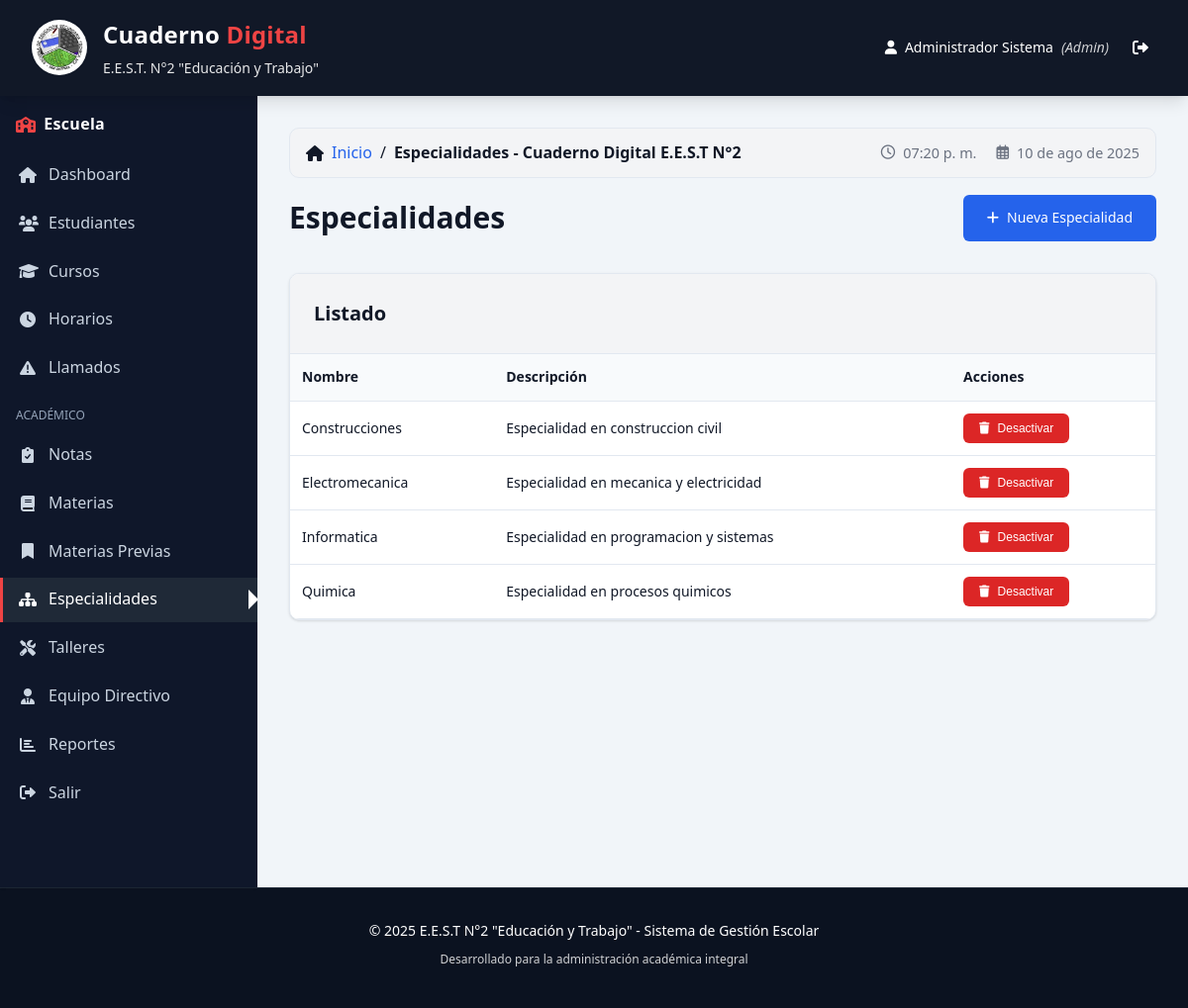
The app's page /especialidades.php (signed in), older data.
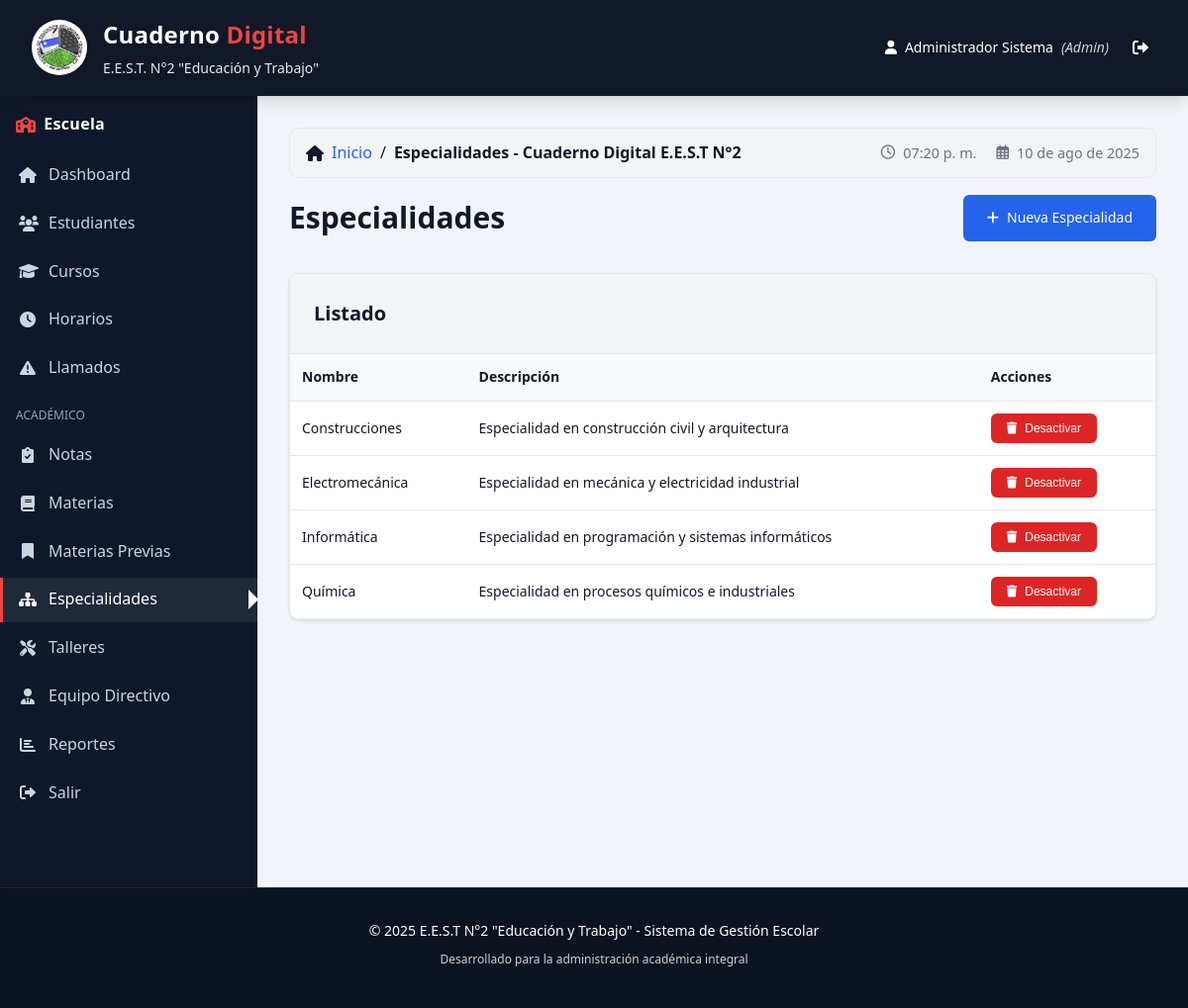
The same page, newer data.
### tables this page shows
CREATE TABLE IF NOT EXISTS especialidades (
    id INT AUTO_INCREMENT PRIMARY KEY,
    nombre VARCHAR(100) NOT NULL,
    descripcion TEXT,
    activa BOOLEAN DEFAULT TRUE,
    INDEX idx_activa (activa)
);

### config/database.php (called while the page is built, shortened)
<?php
class Database {
    private static $instance = null;
    private $connection;
    private function __construct() {
        $host = 'localhost';
        $port = '3306';
        $dbname = 'cuaderno_digital_eest2';
        $username = 'root';
        $password = '';
        try {
            $this->connection = new PDO(
                "mysql:host=$host;port=$port;dbname=$dbname;charset=utf8mb4",
                $username,
                $password,
                [
                    PDO::ATTR_ERRMODE => PDO::ERRMODE_EXCEPTION,
                    PDO::ATTR_DEFAULT_FETCH_MODE => PDO::FETCH_ASSOC,
                    PDO::ATTR_EMULATE_PREPARES => false
                ]
            );
        } catch (PDOException $e) {
            throw new Exception("Connection failed: " . $e->getMessage());
        }
    }
    public static function getInstance() {
        if (self::$instance === null) {
            self::$instance = new self();
        }
        return self::$instance;
    }
    public function query($sql, $params = []) {
        $stmt = $this->connection->prepare($sql);
        $stmt->execute($params);
        return $stmt;
    }
    public function fetchAll($sql, $params = []) {
        $stmt = $this->query($sql, $params);
        return $stmt->fetchAll();
    }
}
?>

### includes/auth.php (called while the page is built, shortened)
<?php
require_once __DIR__ . '/../config/database.php';
class Auth {
    public function isLoggedIn() {
        return isset($_SESSION['logged_in']) && $_SESSION['logged_in'] === true;
    }
    public function hasRole($role) {
        return $this->isLoggedIn() && $_SESSION['rol'] === $role;
    }
    public function getCurrentUser() {
        if ($this->isLoggedIn()) {
            return [
                'id' => $_SESSION['user_id'],
                'username' => $_SESSION['username'],
                'nombre' => $_SESSION['nombre'],
                'apellido' => $_SESSION['apellido'],
                'rol' => $_SESSION['rol']
            ];
        }
        return null;
    }
}
$auth = new Auth();
?>

### especialidades.php (the view, shortened to what this page needs)
<?php
$pageTitle = 'Especialidades - Cuaderno Digital E.E.S.T N°2';
include 'includes/header.php';
require_once 'config/database.php';
$db = Database::getInstance();
$especialidades = $db->fetchAll("SELECT * FROM especialidades WHERE activa = 1 ORDER BY nombre");
?>
<section class="especialidades-section">
    <div class="section-header">
        <h2>Especialidades</h2>
        <a href="especialidades.php?action=nueva" class="btn btn-primary"><i class="fas fa-plus"></i> Nueva Especialidad</a>
    </div>
    <div class="card">
        <div class="card-header"><h3 class="card-title">Listado</h3></div>
        <div class="table-container">
            <table class="table">
                <thead>
                    <tr>
                        <th>Nombre</th>
                        <th>Descripción</th>
                        <th>Acciones</th>
                    </tr>
                </thead>
                <tbody>
                    <?php foreach ($especialidades as $e): ?>
                    <tr>
                        <td><?php echo htmlspecialchars($e['nombre']); ?></td>
                        <td><?php echo htmlspecialchars($e['descripcion'] ?? ''); ?></td>
                        <td>
                            <form method="POST" onsubmit="return confirm('¿Desactivar esta especialidad?');">
                                <button class="btn btn-danger btn-sm" name="desactivar_especialidad"><i class="fas fa-trash"></i> Desactivar</button>
                            </form>
                        </td>
                    </tr>
                    <?php endforeach; ?>
                </tbody>
            </table>
        </div>
    </div>
</section>
<?php include 'includes/footer.php'; ?>

### includes/header.php (shortened to what this page needs)
<?php
require_once 'includes/auth.php';
$auth->requireLogin();
$currentUser = $auth->getCurrentUser();
$currentPage = basename($_SERVER['PHP_SELF']);
?>
<!DOCTYPE html>
<html lang="es">
<head>
    <link rel="stylesheet" href="css/style.css">
    <link rel="stylesheet" href="https://cdnjs.cloudflare.com/ajax/libs/font-awesome/6.0.0/css/all.min.css">
</head>
<body>
    <header class="main-header">
        <div class="header-top">
            <div class="logo-section">
                <img src="img/logo-eest2.png" alt="Logo EEST N°2" class="logo">
                <div class="school-info">
                    <h1 class="brand-title">Cuaderno <span>Digital</span></h1>
                    <h2>E.E.S.T. N°2 "Educación y Trabajo"</h2>
                </div>
            </div>
            <div class="user-section">
                <div class="user-info">
                    <i class="fas fa-user"></i>
                    <span><?php echo htmlspecialchars($currentUser['nombre'] . ' ' . $currentUser['apellido']); ?></span>
                    <span class="role">(<?php echo ucfirst($currentUser['rol']); ?>)</span>
                </div>
                <a href="logout.php" class="logout-btn" title="Cerrar sesión">
                    <i class="fas fa-sign-out-alt"></i>
                </a>
            </div>
        </div>
    </header>
    <div class="app-layout">
        <aside class="sidebar" id="sidebar">
            <div class="sidebar-brand">
                <i class="fas fa-school"></i>
                <span>Escuela</span>
            </div>
            <nav class="sidebar-nav">
                <ul class="menu">
                    <li><a href="index.php" class="menu-link <?php echo $currentPage==='index.php'?'active':''; ?>"><i class="fas fa-home"></i><span>Dashboard</span></a></li>
                    <li><a href="estudiantes.php" class="menu-link <?php echo $currentPage==='estudiantes.php'?'active':''; ?>"><i class="fas fa-users"></i><span>Estudiantes</span></a></li>
                    <li><a href="cursos.php" class="menu-link <?php echo $currentPage==='cursos.php'?'active':''; ?>"><i class="fas fa-graduation-cap"></i><span>Cursos</span></a></li>
                    <li><a href="horarios.php" class="menu-link <?php echo $currentPage==='horarios.php'?'active':''; ?>"><i class="fas fa-clock"></i><span>Horarios</span></a></li>
                    <li><a href="llamados.php" class="menu-link <?php echo $currentPage==='llamados.php'?'active':''; ?>"><i class="fas fa-exclamation-triangle"></i><span>Llamados</span></a></li>
                    <?php if ($auth->hasRole('admin') || $auth->hasRole('directivo')): ?>
                    <li class="menu-section">Académico</li>
                    <li><a href="notas.php" class="menu-link <?php echo $currentPage==='notas.php'?'active':''; ?>"><i class="fas fa-clipboard-check"></i><span>Notas</span></a></li>
                    <li><a href="materias.php" class="menu-link <?php echo $currentPage==='materias.php'?'active':''; ?>"><i class="fas fa-book"></i><span>Materias</span></a></li>
                    <li><a href="materias_previas.php" class="menu-link <?php echo $currentPage==='materias_previas.php'?'active':''; ?>"><i class="fas fa-bookmark"></i><span>Materias Previas</span></a></li>
                    <li><a href="especialidades.php" class="menu-link <?php echo $currentPage==='especialidades.php'?'active':''; ?>"><i class="fas fa-sitemap"></i><span>Especialidades</span></a></li>
                    <li><a href="talleres.php" class="menu-link <?php echo $currentPage==='talleres.php'?'active':''; ?>"><i class="fas fa-tools"></i><span>Talleres</span></a></li>
                    <li><a href="equipo.php" class="menu-link <?php echo $currentPage==='equipo.php'?'active':''; ?>"><i class="fas fa-user-tie"></i><span>Equipo Directivo</span></a></li>
                    <?php endif; ?>
                    <?php if ($auth->hasRole('admin') || $auth->hasRole('directivo') || $auth->hasRole('preceptor')): ?>
                    <li><a href="reportes.php" class="menu-link <?php echo $currentPage==='reportes.php'?'active':''; ?>"><i class="fas fa-chart-bar"></i><span>Reportes</span></a></li>
                    <?php endif; ?>
                    <li><a href="logout.php" class="menu-link"><i class="fas fa-sign-out-alt"></i><span>Salir</span></a></li>
                </ul>
            </nav>
        </aside>
        <main class="main-content">
            <div class="breadcrumb-bar">
                <div class="crumbs-left">
                    <i class="fas fa-home"></i>
                    <a href="index.php">Inicio</a>
                    <span>/</span>
                    <strong><?php echo htmlspecialchars($pageTitle ?? ''); ?></strong>
                </div>
                <div class="crumbs-right">
                    <i class="far fa-clock"></i>
                    <span id="clock-time"></span>
                    <i class="far fa-calendar-alt" style="margin-left:.75rem;"></i>
                    <span id="clock-date"></span>
                </div>
            </div>

### includes/footer.php
    </main>
    </div>
    <footer class="main-footer">
        <div class="footer-content">
            <p>&copy; <?php echo date("Y"); ?> E.E.S.T N°2 "Educación y Trabajo" - Sistema de Gestión Escolar</p>
            <p>Desarrollado para la administración académica integral</p>
        </div>
    </footer>
</body>
</html>

Row changes from the older to the newer data that the page shows:
changed especialidades "Construcciones": descripcion "Especialidad en construccion civil" → "Especialidad en construcción civil y arquitectura"
changed especialidades: nombre "Electromecanica" → "Electromecánica"; descripcion "Especialidad en mecanica y electricidad" → "Especialidad en mecánica y electricidad industrial"
changed especialidades: nombre "Informatica" → "Informática"; descripcion "Especialidad en programacion y sistemas" → "Especialidad en programación y sistemas informáticos"
changed especialidades: nombre "Quimica" → "Química"; descripcion "Especialidad en procesos quimicos" → "Especialidad en procesos químicos e industriales"
